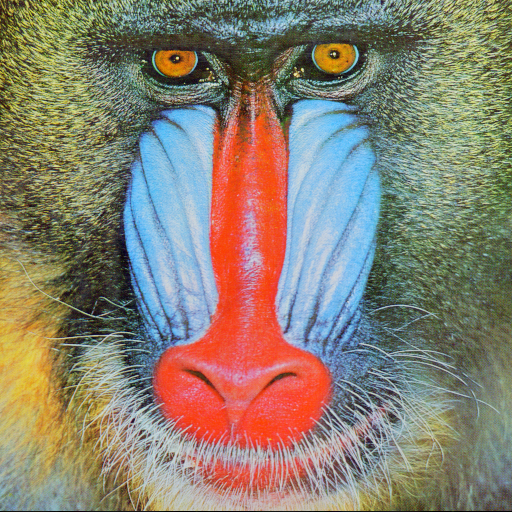
#> input picture Image_zip/4.2.03.tiff, 512 x 512 px, given in place of the camera
$ python cv12.py
#> lines starting #> are read from the running program, lines starting #| are printed output that depends on the picture; after the words box and inside, x2 and y2 are one past the last pixel; in counts of white or black regions, pixels touching at a corner belong together
import cv2

def main():
    camera = cv2.VideoCapture(0)
    camera.set(3,320)
    camera.set(4,240)

    while True:
        _, frame = camera.read()
#> frame is the input picture: shape (512, 512, 3); mean B, G, R 113.1, 128.9, 137.4

        hsv = cv2.cvtColor(frame, cv2.COLOR_BGR2HSV)
#> hsv: shape (512, 512, 3); mean H, S, V 60.4, 96, 159.4

        # HSV 값 범위
        lower_blue = (100,100,120)                              #색깔을 나타내주는 영역데이터 100~150
        upper_blue = (150,255,255)

        lower_green = (50, 150, 50)
        upper_green = (80, 255, 255)

        lower_red = (150, 50, 50)
        upper_red = (180, 255, 255)

        lower_yellow = (20, 100, 100)
        upper_yellow = (30, 255, 255)

        lower_olive = (40, 50, 50)
        upper_olive = (80, 255, 255)

        lower_purple = (130, 50, 50)
        upper_purple = (170, 255, 255)

        redMask = cv2.inRange(hsv, lower_red, upper_red)        #배열병합
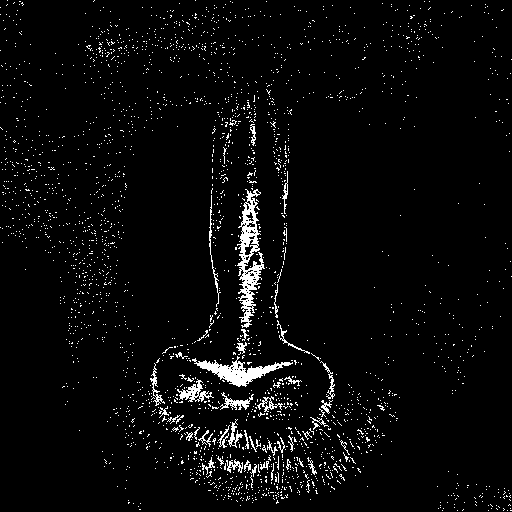
#> redMask: shape (512, 512); 3.8% white in thin lines or dots
        greenMask = cv2.inRange(hsv, lower_green, upper_green)
#> greenMask: shape (512, 512); 0.03% white in thin lines or dots, all inside (x1, y1, x2, y2) = (67, 3, 510, 386)
        blueMask = cv2.inRange(hsv, lower_blue, upper_blue)
#> blueMask: shape (512, 512); 7.7% white; 995 white regions (971 under 20 px), largest, box (x1, y1, x2, y2) and area: (307, 113, 380, 378) 8545, (123, 105, 215, 359) 8103, (291, 99, 354, 120) 545

        yellowMask = cv2.inRange(hsv, lower_yellow, upper_yellow)
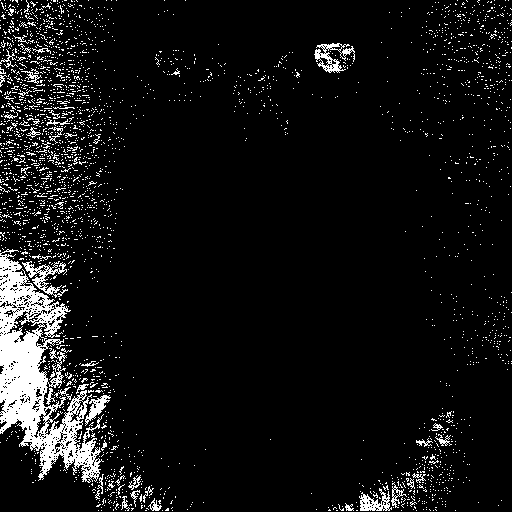
#> yellowMask: shape (512, 512); 7.3% white; 2784 white regions (2733 under 20 px), largest, box (x1, y1, x2, y2) and area: (0, 249, 104, 483) 9335, (22, 261, 68, 298) 520, (314, 43, 355, 73) 483
        oliveMask = cv2.inRange(hsv, lower_olive, upper_olive)
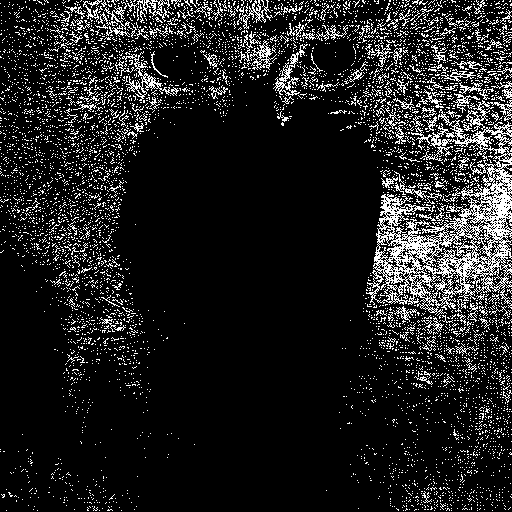
#> oliveMask: shape (512, 512); 12.5% white in thin lines or dots
        purpleMask = cv2.inRange(hsv, lower_purple, upper_purple)
#> purpleMask: shape (512, 512); 1.4% white in thin lines or dots

        red = cv2.bitwise_and(frame, frame, mask=redMask)       #비트연산(and reamask)
        green = cv2.bitwise_and(frame, frame, mask=greenMask)
        blue = cv2.bitwise_and(frame, frame, mask=blueMask)
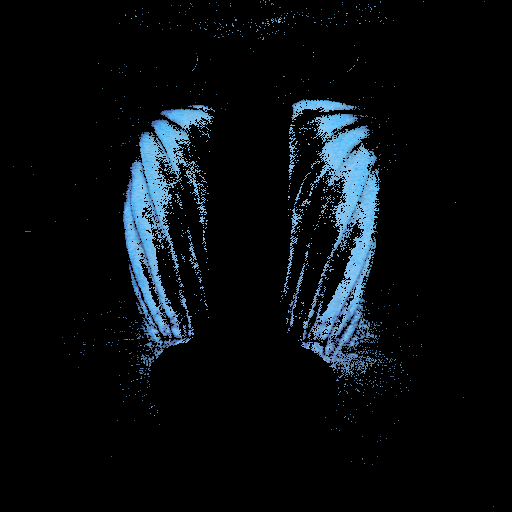
#> blue: shape (512, 512, 3); mean B, G, R 16.5, 13, 8.3

        yellow = cv2.bitwise_and(frame, frame, mask=yellowMask)
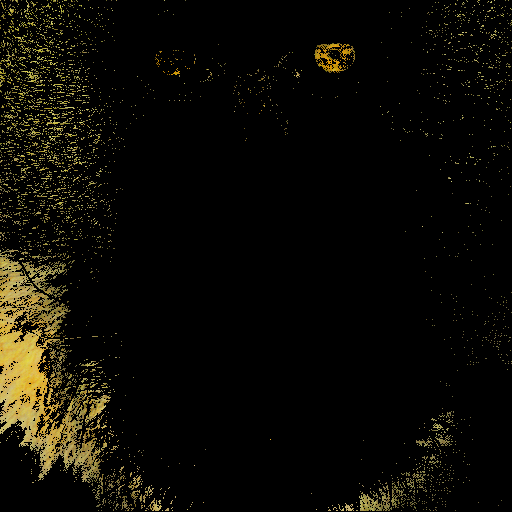
#> yellow: shape (512, 512, 3); mean B, G, R 5.2, 10.9, 12.4
        olive = cv2.bitwise_and(frame, frame, mask=oliveMask)
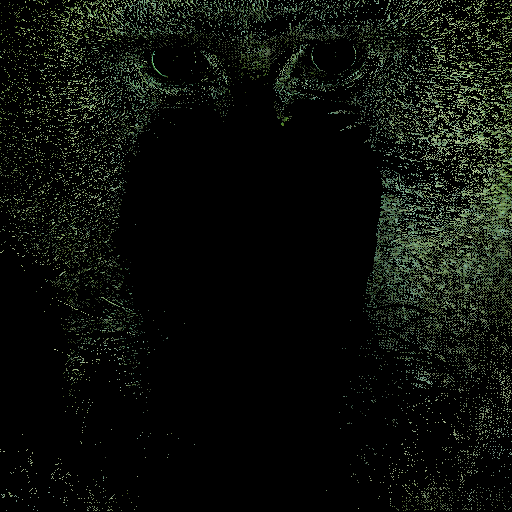
#> olive: shape (512, 512, 3); mean B, G, R 11.1, 15.5, 12.3
        purple = cv2.bitwise_and(frame, frame, mask=purpleMask)
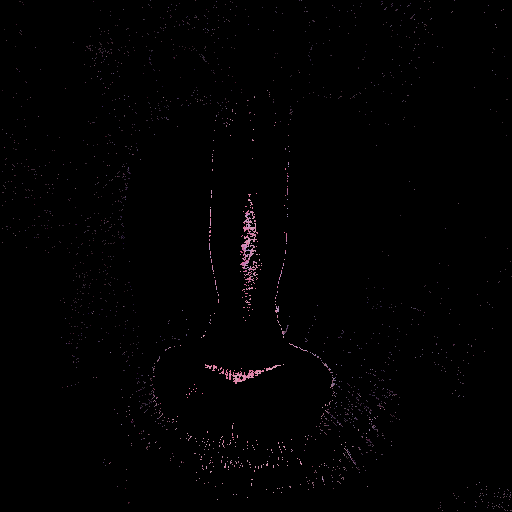
#> purple: shape (512, 512, 3); mean B, G, R 1.5, 1.2, 1.7

        cv2.imshow('frame',frame)
        # cv2.imshow('red', red)
        # cv2.imshow('Green', green)
        # cv2.imshow('Blue', blue)

        cv2.imshow('Yellow', yellow)
        cv2.imshow('Olive', olive)
        cv2.imshow('Purple', purple)


        if cv2.waitKey(1) == ord('q'):
#> (key q is pressed here)
            break

    cv2.destroyAllWindows()

if __name__ == '__main__':
    main()
